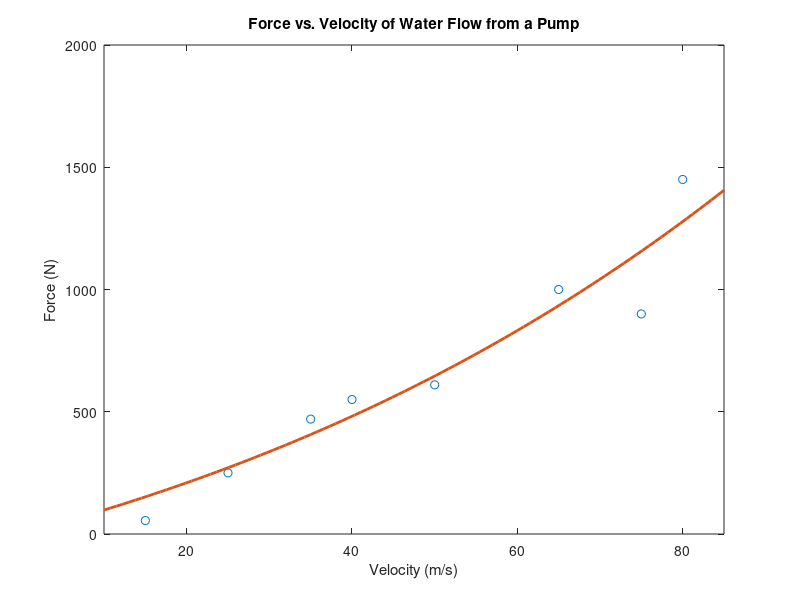

MATLAB code for this plot:
%{
M20 - Introduction to Computer Programming with MATLAB
Instructor: Prof. Enrique López Droguett, Ph.D.
Teacher Assistants: M. Fidansoy, G. San Martín, M. Pishahang, V. Vela.
Fall 2023 – UCLA
Student: Alex Lie
UCLA ID: 905901892
Task 2: Polynomial Regression
%}

%Beginning of code
clear
close
clc

%Part a: Creating our models

%Inputting data
v = [15; 25; 35; 40; 50; 65; 75; 80]; %Velocity in m/s
f = [55; 250; 470; 550; 610; 1000; 900; 1450]; %Force in N

%Defining the basis functions matrix
Zmatrix = [v, v.^2, v.^3];

%Solving for the coefficient matrix
A = (Zmatrix' * Zmatrix) \ (Zmatrix' * f);

%Outputting data
a = A(1)
b = A(2)
c = A(3)
d = 0

%Part b: Testing our model

%Creating a range of values for velocity and force
v_n = linspace(min(v)-5, max(v)+5, 100);
f_n = a*v_n+b*v_n.^2+c*v_n.^3+d;

%Plotting our linear regression and the original data points
figure;
plot(v, f, "o", v_n, f_n, 'linewidth', 2);
xlabel("Velocity (m/s)");
ylabel("Force (N)");
xlim([min(v)-5, max(v)+5]);
title("Force vs. Velocity of Water Flow from a Pump");
